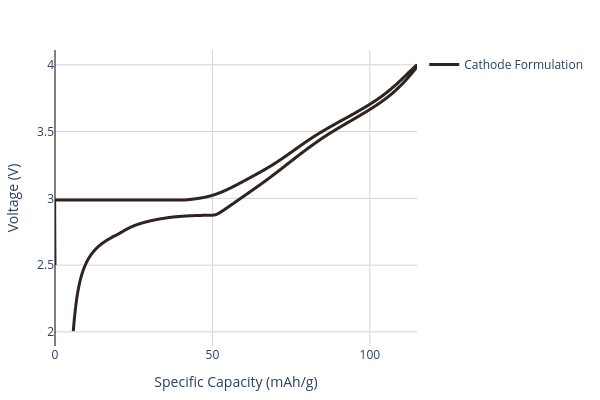

The cell this chart's notebook holds for it:
### Code cell
# Create the cathode formulation

cathode_active_material = CathodeMaterial.from_database("NFM111 (Vendor C)")
cathode_conductive_additive = ConductiveAdditive.from_database("Super P")
cathode_binder = Binder.from_database("PVDF")


cathode_formulation = CathodeFormulation(
    active_materials={
        cathode_active_material: 95
    },
    binders={
        cathode_binder: 2.5
    },
    conductive_additives={
        cathode_conductive_additive: 2.5
    }
)

cathode_formulation.plot_half_cell_curve(width=600, height=400)

### Figure 1 — Plotly figure (JSON) as saved in the notebook; plotly's stock layout.template omitted (floating-point values rounded to 4 significant figures; data arrays with more than 128 entries replaced by an {"elided": "..."} marker saying what was removed)
{"data": [{"customdata": {"elided": "8605 str values"}, "hovertemplate": "<b>%{fullData.name}</b><br>Capacity: %{x:.2f} mAh/g<br>Voltage: %{y:.3f} V<br>Direction: %{customdata}<extra></extra>", "line": {"color": "#2f241f", "shape": "spline", "width": 3}, "mode": "lines", "name": "Cathode Formulation", "showlegend": true, "type": "scatter", "x": {"elided": "8605 float values"}, "y": {"elided": "8605 float values"}}], "layout": {"height": 400, "hovermode": "closest", "legend": {"orientation": "v", "x": 1.02, "xanchor": "left", "y": 1, "yanchor": "top"}, "margin": {"b": 50, "l": 50, "r": 50, "t": 50}, "paper_bgcolor": "white", "plot_bgcolor": "white", "title": {"text": ""}, "width": 600, "xaxis": {"gridcolor": "lightgray", "showgrid": true, "title": {"text": "Specific Capacity (mAh/g)"}, "zeroline": true, "zerolinecolor": "black", "zerolinewidth": 1}, "yaxis": {"gridcolor": "lightgray", "showgrid": true, "title": {"text": "Voltage (V)"}, "zeroline": true, "zerolinecolor": "black", "zerolinewidth": 1}}}
